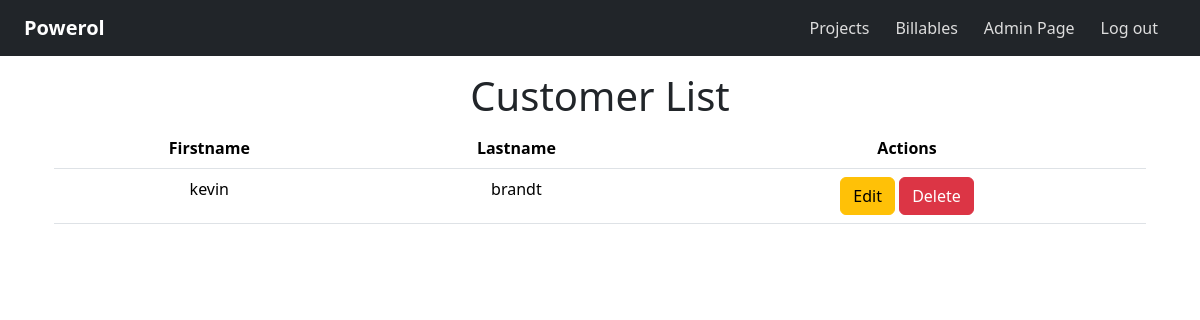
/customer.php (signed in), run on an earlier commit of the app's database.
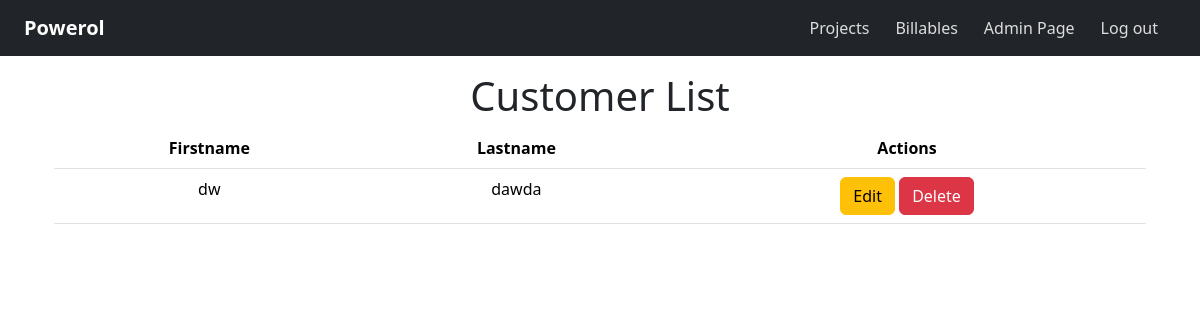
And on a later commit of the database.
### tables this page shows
CREATE TABLE `table_customer` (
  `id_cust` int(11) NOT NULL,
  `cust_fname` varchar(255) NOT NULL,
  `cust_lname` varchar(255) NOT NULL,
  `cust_tel` varchar(255) NOT NULL,
  `cust_epost` varchar(255) NOT NULL,
  `cust_adress` varchar(255) NOT NULL,
  `cust_postnummer` varchar(255) NOT NULL,
  `cust_ort` varchar(255) NOT NULL
);

### includes/class.user.php (called while the page is built, shortened)
<?php
class User {
    private $pdo;
    function __construct($pdo) {
        $this->pdo = $pdo;
    }
    public function checkUserRole($val){
        $stmt_checkUserRoleLevel = $this->pdo->prepare('SELECT * FROM table_roles WHERE r_id = :rid');
        $stmt_checkUserRoleLevel->bindParam(":rid", $_SESSION['user_role'], PDO::PARAM_INT);
        $stmt_checkUserRoleLevel->execute();
        $result = $stmt_checkUserRoleLevel->fetch();
        if($result['r_level'] >= $val){
            return true;
        }
        else{
            return false;
        }
    }
    public function getAllCustomers() {
        $stmt = $this->pdo->prepare("SELECT id_cust, cust_fname, cust_lname FROM table_customer");
        $stmt->execute();
        return $stmt->fetchAll(PDO::FETCH_ASSOC);
    }
}

### customer.php (the view, shortened to what this page needs)
<?php
include_once 'includes/header.php';
include_once 'includes/functions.php';
include_once 'includes/class.user.php';
$customers = $user->getAllCustomers();
?>
<!DOCTYPE html>
<html lang="en">
<head>
    <link href="https://cdn.jsdelivr.net/npm/bootstrap@5.3.3/dist/css/bootstrap.min.css" rel="stylesheet">
</head>
<body>
<div class="container mt-3 text-center">
    <h1>Customer List</h1>
    <div class="container">
        <table class="table">
            <thead>
                <tr>
                    <th>Firstname</th>
                    <th>Lastname</th>
                    <th>Actions</th>
                </tr>
            </thead>
            <tbody>
                <?php foreach ($customers as $customer): ?>
                    <tr>
                        <td><?php echo htmlspecialchars($customer['cust_fname']); ?></td>
                        <td><?php echo htmlspecialchars($customer['cust_lname']); ?></td>
                        <td>
                            <a href="edit_cust.php?uid=<?php echo $customer['id_cust']; ?>" class="btn btn-warning">Edit</a>
                            <a href="confirm-delete-kund.php?uid=<?php echo $customer['id_cust']; ?>" class="btn btn-danger">Delete</a>
                        </td>
                    </tr>
                <?php endforeach; ?>
            </tbody>
        </table>
    </div>
</div>
</body>
</html>

### includes/header.php (shortened to what this page needs)
 <?php
require_once 'includes/class.user.php';
require_once 'includes/config.php';
$user = new User($pdo);
$menuLinks = array(
  array(
    "title" => "Projects",
    "url" => "project.php"
  )
);
$faktMenuLinks = array(
    array(
        "title" => "Billables",
        "url" => "fakturering.php"
      )
);
$adminMenuLinks = array(
      array(
        "title" => "Admin Page",
        "url" => "admin.php"
      )
);
?>
<!DOCTYPE html>
<html>
<head>
<link href="https://cdn.jsdelivr.net/npm/bootstrap@5.3.3/dist/css/bootstrap.min.css" rel="stylesheet">
<link rel="stylesheet" href="assets/css/style.css">
</head>
<body>
<header class="container-fluid bg-dark">
    <nav class="navbar navbar-expand-lg navbar-dark bg-dark">
        <div class="container-fluid">
            <a class="navbar-brand" href="project.php">Powerol</a>
            <div class="collapse navbar-collapse justify-content-end" id="navbarNav">
                <ul class="navbar-nav">
                    <?php
                    if(isset($_SESSION['user_id'])){
                        foreach($menuLinks as $menuItem){
                            $activeClass = ($_SERVER['PHP_SELF'] === '/' . $menuItem['url']) ? 'active' : '';
                            echo "<li class='nav-item'>
                                <a class='nav-link $activeClass' href='{$menuItem['url']}'>{$menuItem['title']}</a>
                            </li>";
                        }
                    }
                    if(isset($_SESSION['user_id'])){
                        if($user->checkUserRole(50)){
                            foreach($faktMenuLinks as $menuItem){
                                echo "<li class='nav-item'>
                                    <a class='nav-link' href='{$menuItem['url']}'>{$menuItem['title']}</a>
                                </li>";
                            }
                        }
                    }
                    if(isset($_SESSION['user_id'])){
                        if($user->checkUserRole(300)){
                            foreach($adminMenuLinks as $menuItem){
                                echo "<li class='nav-item'>
                                    <a class='nav-link' href='{$menuItem['url']}'>{$menuItem['title']}</a>
                                </li>";
                            }
                        }
                        echo "<li class='nav-item'>
                            <a class='nav-link' href='?logout=1'>Log out</a>
                        </li>";
                    }
                    ?>
                </ul>
            </div>
        </div>
    </nav>
</header>
</body>
</html>

### assets/css/style.css (style rules this page uses)
.navbar-brand { font-weight: bold; font-size: 1.5rem; color: #fff !important; }
.navbar-nav .nav-item .nav-link { margin-right: 10px; color: #ddd; font-size: 1rem; transition: color 0.3s, background-color 0.3s; }
.navbar { padding: 0.8rem 1rem; }

What changed in the data, as far as the page shows it:
removed table_customer: cust_fname "kevin", cust_lname "brandt"
added table_customer: cust_fname "dw", cust_lname "dawda"
